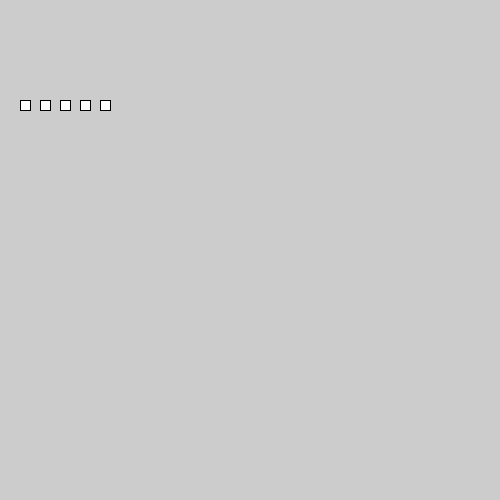
Frame 1 (no input)
Frame 60 (the mouse pressed at the canvas centre just before this capture): identical to frame 1, image omitted
Frame 120 (the mouse held since frame 60 and released just before this capture): identical to frame 1, image omitted

The Processing sketch that drew this single still picture (run headless with seeded random() and noise(); from frame 60 on, the mouse is pressed at the canvas centre):

// Processing sketch: arrays_basico_2
// ── arrays_basico_2.pde
/*Este ejemplo demuestra que podemos tener varios arrays,
y que pueden guardar distintos tipos de data.
En este caso tenemos un array de ints y un array de strings
*/

int [] misNumeros; // DECLARAMOS un array de ints
String [] misPalabras = { "esto", "es", "un ", "array"}; // DECLARAMOS y ASIGNAMOS un array de Strings

/*
// shortcut para declarar y crear
int [] misOtrosNumeros = new int [5]; // solo otra manera de hacer lo mismo en un paso, ver abajo
*/

void setup() {
  size(500, 500);
  misNumeros = new int[5]; // CREAMOS un array de 5 elementos

  // ASIGNAMOS valores a los elementos
  misNumeros[0] = 2;
  misNumeros[1] = 4;
  misNumeros[2] = 6;
  misNumeros[3] = 8;
  misNumeros[4] = 10;
  //  misNumeros[5] = 12;  // esto da un error porque esta fuera del limite (out of bounds)!!!
}

void draw() {
  //el array de strings
  for (int i = 0; i<misPalabras.length ; i++) {
    println(misPalabras[i]);
  }

  // el array de ints
  for (int i = 0; i<misNumeros.length ; i++) {
    println(misNumeros[i]);
    rect(10 * misNumeros[i], 100, 10, 10); // usemos esos numeros para posicionar rects
  }
}
